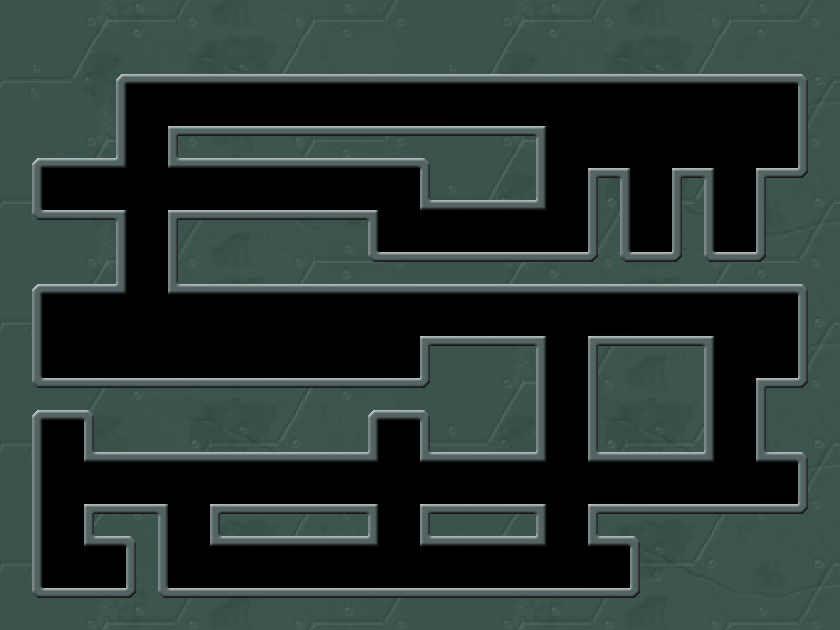

Tiled map render using the project's own tile images. Description and the map definition, with tile-layer contents summarised, below:
An orthogonal 20x15 tile map with 42x42 px tiles, 1 tile layer (map) and 31 objects (5x wl, 5x emy_lang, 4x dec_oneBox, 3x emy_zhu, 2x nag, ...).

<map version="1.0" orientation="orthogonal" width="20" height="15" tilewidth="42" tileheight="42">
 <tileset firstgid="1" name="level8" tilewidth="42" tileheight="42">
  <image source="level8.png" width="840" height="630" />
  <tile id="43">
   <properties>
    <property name="tag" value="1" />
   </properties>
  </tile>
 </tileset>
 <layer name="map" width="20" height="15">
  <data>[300 cells, 300 non-empty, 192 distinct tile ids]</data>
 </layer>
 <objectgroup name="data" width="20" height="15">
  <object name="na" x="756" y="126" width="42" height="42" />
  <object name="nag" x="630" y="210" width="42" height="42">
   <properties>
    <property name="any" value="0" />
   </properties>
  </object>
  <object name="nag" x="714" y="210" width="42" height="42">
   <properties>
    <property name="any" value="0" />
   </properties>
  </object>
  <object name="ntn" x="168" y="84" width="42" height="42" />
  <object name="ntn" x="672" y="294" width="42" height="42" />
  <object name="wl" x="336" y="546" width="42" height="42" />
  <object name="wl" x="378" y="420" width="42" height="42" />
  <object name="wl" x="756" y="462" width="42" height="42" />
  <object name="wl" x="588" y="294" width="42" height="42" />
  <object name="nl" x="588" y="546" width="42" height="42">
   <properties>
    <property name="dir" value="3" />
   </properties>
  </object>
  <object name="emy_lang" x="42" y="546" width="42" height="42">
   <properties>
    <property name="flipX" value="1" />
   </properties>
  </object>
  <object name="emy_lang" x="168" y="546" width="42" height="42">
   <properties>
    <property name="flipX" value="1" />
   </properties>
  </object>
  <object name="emy_lang" x="756" y="336" width="42" height="42" />
  <object name="wl" x="588" y="462" width="42" height="42" />
  <object name="emy_niao" x="546" y="336" width="42" height="42">
   <properties>
    <property name="fly" value="1" />
    <property name="max" value="13" />
    <property name="min" value="8" />
    <property name="speed" value="1" />
   </properties>
  </object>
  <object name="dec_badeng" x="588" y="84" width="42" height="42">
   <properties>
    <property name="any" value="1" />
   </properties>
  </object>
  <object name="dec_badeng" x="672" y="84" width="42" height="42">
   <properties>
    <property name="any" value="1" />
   </properties>
  </object>
  <object name="dec_oneBox" x="42" y="168" width="42" height="42">
   <properties>
    <property name="any" value="0" />
    <property name="flipX" value="1" />
   </properties>
  </object>
  <object name="dec_oneBox" x="168" y="168" width="42" height="42">
   <properties>
    <property name="any" value="0" />
    <property name="flipX" value="1" />
   </properties>
  </object>
  <object name="dec_oneBox" x="336" y="168" width="42" height="42">
   <properties>
    <property name="any" value="0" />
    <property name="flipX" value="1" />
   </properties>
  </object>
  <object name="dec_twoBox" x="378" y="210" width="42" height="42">
   <properties>
    <property name="any" value="0" />
   </properties>
  </object>
  <object name="dec_tong" x="42" y="336" width="42" height="42">
   <properties>
    <property name="any" value="0" />
    <property name="flipX" value="1" />
   </properties>
  </object>
  <object name="dec_oneDoor" x="168" y="336" width="42" height="42">
   <properties>
    <property name="any" value="0" />
    <property name="flipX" value="1" />
   </properties>
  </object>
  <object name="emy_zhu" x="294" y="336" width="42" height="42">
   <properties>
    <property name="max" value="9" />
    <property name="min" value="1" />
    <property name="speed" value="1" />
   </properties>
  </object>
  <object name="emy_zhu" x="378" y="336" width="42" height="42">
   <properties>
    <property name="max" value="9" />
    <property name="min" value="1" />
    <property name="speed" value="1" />
   </properties>
  </object>
  <object name="emy_zhu" x="252" y="336" width="42" height="42">
   <properties>
    <property name="max" value="9" />
    <property name="min" value="1" />
    <property name="speed" value="1" />
   </properties>
  </object>
  <object name="dec_oneBox" x="252" y="462" width="42" height="42">
   <properties>
    <property name="any" value="0" />
    <property name="flipX" value="1" />
   </properties>
  </object>
  <object name="emy_lang" x="42" y="336" width="42" height="42">
   <properties>
    <property name="flipX" value="1" />
    <property name="max" value="9" />
    <property name="min" value="1" />
    <property name="speed" value="1" />
   </properties>
  </object>
  <object name="emy_lang" x="84" y="336" width="42" height="42">
   <properties>
    <property name="flipX" value="1" />
    <property name="max" value="9" />
    <property name="min" value="1" />
    <property name="speed" value="1" />
   </properties>
  </object>
  <object name="dec_godeng" x="252" y="294" width="42" height="42">
   <properties>
    <property name="any" value="1" />
   </properties>
  </object>
  <object name="dec_godeng" x="84" y="294" width="42" height="42">
   <properties>
    <property name="any" value="1" />
   </properties>
  </object>
 </objectgroup>
</map>
